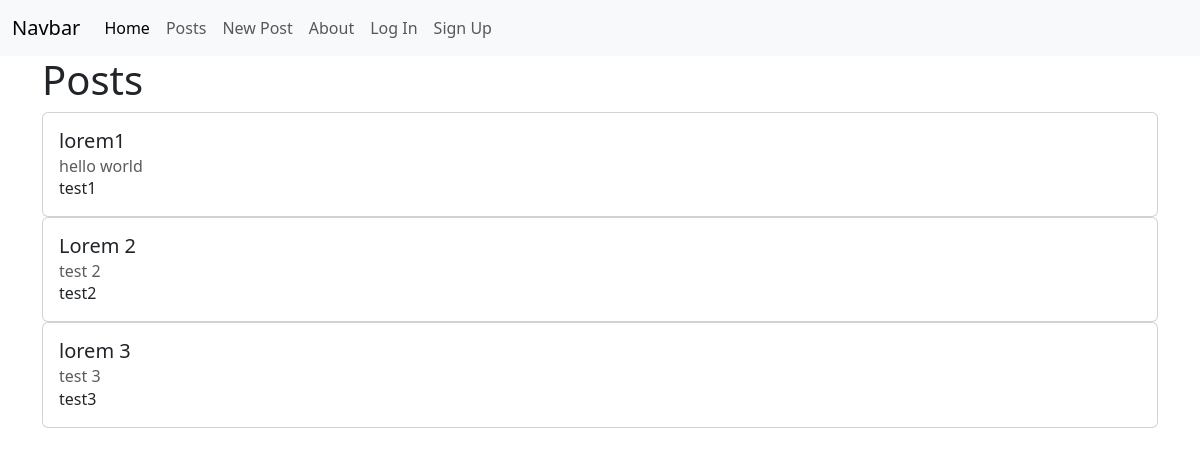
The app's page /posts/archived/, older data.
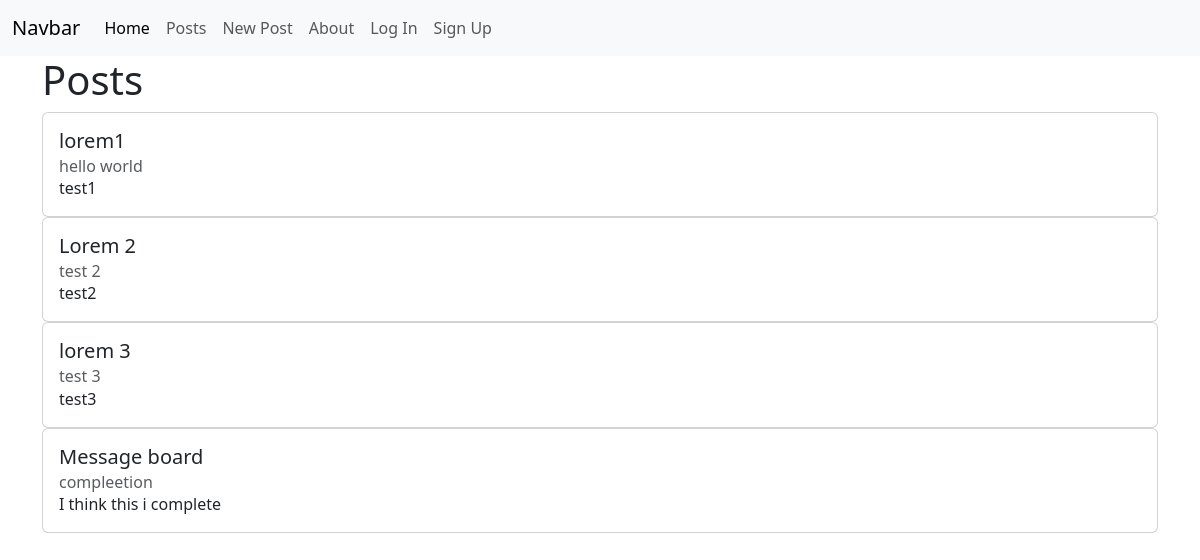
The same page, newer data.
### posts/models.py (models this page shows, shortened)
class Post(models.Model):
    title = models.CharField(max_length=128)
    subtitle = models.CharField(max_length=256)
    author = models.ForeignKey(
        get_user_model(),
        on_delete=models.CASCADE
    )
    body = models.TextField()
    created_on = models.DateTimeField(auto_now_add=True)
    status = models.ForeignKey(
        Status,
        on_delete=models.CASCADE
    )

### posts/views.py (the view)
# urls.py: path("archived/", views.PostArchivedListView.as_view(), name="archived"),
class PostArchivedListView(ListView):
    template_name = "posts/list.html"
    model = Post

### templates/posts/list.html (shortened to what this page needs)
{% extends "base.html" %}
{% block content %}
<h1>Posts</h1>
{% for post in post_list %}
<div class="card">
    <div class="card-body">
        <h5 class="card-title">{{ post.title }}</h5>
        <h6 class="card-subtitle md-2 text-body-secondary">{{ post.subtitle }}</h6>
        <p class="card-text">{{ post.body|truncatechars:128 }}</p>
    </div>
</div>
{% endfor %}
<br />
{% endblock content %}

### templates/base.html (shortened to what this page needs)
<!DOCTYPE html>
<html lang="en">
<head>
    <link href="https://cdn.jsdelivr.net/npm/bootstrap@5.3.3/dist/css/bootstrap.min.css" rel="stylesheet">
</head>
<body>
    <nav class="navbar navbar-expand-lg bg-body-tertiary">
        <div class="container-fluid">
          <a class="navbar-brand" href="#">Navbar</a>
          <div class="collapse navbar-collapse" id="navbarNavAltMarkup">
            <div class="navbar-nav">
              <a class="nav-link active" aria-current="page" href="{% url 'home' %}">Home</a>
              <a class="nav-link" href="{% url 'list' %}">Posts</a>
              <a class="nav-link" href="{% url 'new' %}">New Post</a>
              <a class="nav-link" href="{% url 'about' %}">About</a>
              {% if user.is_authenticated %}
              <form method="POST" action="{% url 'logout' %}">
                <a class="nav-link" href="{% url 'password_change' %}">Password change</a>
                {% csrf_token %}
                <input type="submit" class="nav-link" value="Log Out">
              </form>
              {% else %}
              <a class="nav-link" href="{% url 'login' %}">Log In</a>
              <a class="nav-link" href="{% url 'signup' %}">Sign Up</a>
              {% endif %}
            </div>
          </div>
        </div>
      </nav>
      <div class="container">
        {% block content %}{% endblock content %}
      </div>
</body>
</html>

Row changes from the older to the newer data that the page shows:
added Post: title "Message board", subtitle "compleetion", body "I think this i complete"
